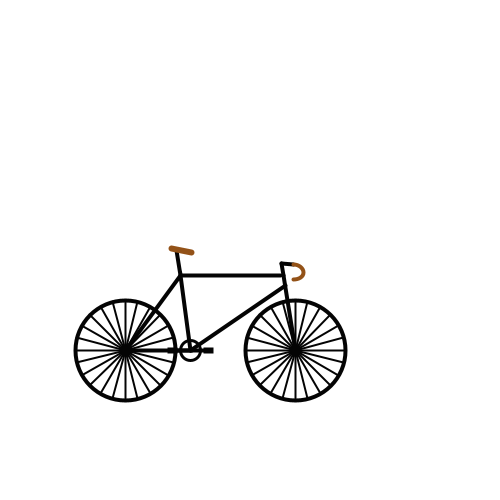
Frame 1 (no input)
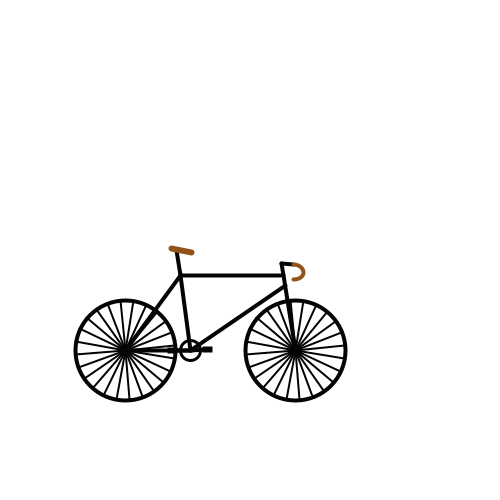
Frame 60 (the mouse pressed at the canvas centre just before this capture)
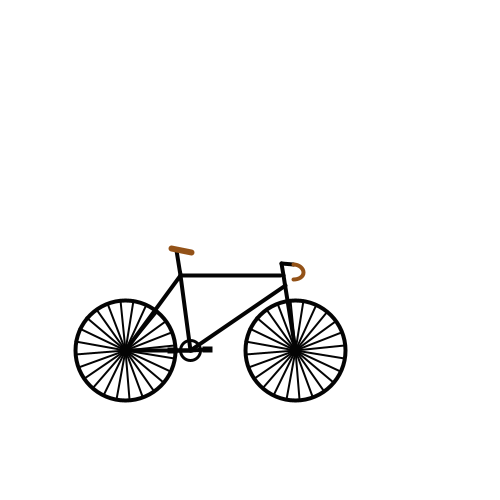
Frame 120 (the mouse held since frame 60 and released just before this capture)

The Processing sketch that drew these frames (run headless with seeded random() and noise(); from frame 60 on, the mouse is pressed at the canvas centre):

// Processing sketch: bicycle_object
// ── bicycle_object.pde
Bicycle bi;

void setup(){
  size(500, 500); 
  bi = new Bicycle(); 
}

void draw(){
  background(255);
  bi.display();
  bi.move();
}

// ── Bicycle.pde
class Bicycle {
  // instance variables
  float x, y, speed;
  int spoke_start, ped_a;
  
  //constructor for default values 
  Bicycle(){
    x = 125;
    y = 350; 
    speed = 5;
    spoke_start = 0;
  }
  
  //constructor 
  Bicycle(float x, float y, float speed){
    this.x = x; 
    this.y = y;
    this.speed = speed;
    this.spoke_start = 0;
    this.ped_a = 15;
  }
  
  void display(){
    color[] colors = {color(183,237,237), color(237, 183, 183), color(147, 82, 24)};
    rectMode(CENTER);
  //DRAWING A BIKE
    stroke(4);
    strokeWeight(4);
    noFill();
  //Wheels (circles of radius 50)
    ellipseMode(CENTER); 
    ellipse(x, y, 100, 100); 
    ellipse(x + 170, y, 100, 100);
  
  //spokes
    strokeWeight(2);
    int r = 50;
    for (int i = spoke_start; i < (360 + spoke_start); i = i + 15) {
      line(x, y, x + r*cos(radians(i)), y + r*sin(radians(i)));
      line(x + 170, y, x + 170 + r*cos(radians(i)), y + r*sin(radians(i)));
    }
  
    //Wheel hubs
    strokeWeight(2);
    ellipse(x, y, 10, 10); 
    ellipse(x + 170, y, 10, 10);
    
    //Seat stay, chain stay, seat tube
    strokeWeight(4);
    triangle(x, y, x + 65, y, x + 55, y - 75);
    //down tube
    line(x + 65, y, x + 160, y - 65);
    //top tube
    line(x + 55, y - 75, x + 155, y - 75);
    //fork 
    line(x + 170, y, x + 158, y - 75);
    //seat tube 
    line(x + 55, y - 75, x + 51, y - 100);
    //stem 
    //vertical 
    line(x + 158, y - 75, x + 156.9, y - 86.5);
    //horizontal
    line(x + 156.9, y - 86.5, x + 168, y - 86);  
    //chain ring 
    strokeWeight(3);
    ellipse(x + 65, y, 20, 20);
    strokeWeight(4);
    
    //pedal cranks
    float ped_x = x + 65;
    float ped_y = y; 
    float ped_len = 18; 
    
    
    //crank 1
    line(ped_x, ped_y, ped_x + ped_len*cos(radians(ped_a)), ped_y + ped_len*sin(radians(ped_a)));
    line(ped_x, ped_y, ped_x + ped_len*cos(radians(ped_a + 180)), ped_y + ped_len*sin(radians(ped_a + 180)));
    
    //pedals
    rectMode(CENTER);
    fill(10,10,10);
    rect(ped_x + ped_len*cos(radians(ped_a)), ped_y + ped_len*sin(radians(ped_a)), 6, 2);
    rect(ped_x + ped_len*cos(radians(ped_a + 180)), ped_y + ped_len*sin(radians(ped_a + 180)), 6, 2);
    noFill();
    //seat 
    stroke(colors[2]);
    strokeWeight(6);
    line(x + 46, y - 102, x + 66, y - 98);
    //handlebars 
    strokeWeight(4);
    arc(x + 168, y - 78, 20, 15, radians(-90), radians(90));
  }
  
  void move(){
    this.spoke_start += this.speed;
    this.ped_a += (this.speed / 1.5);
  }

}
